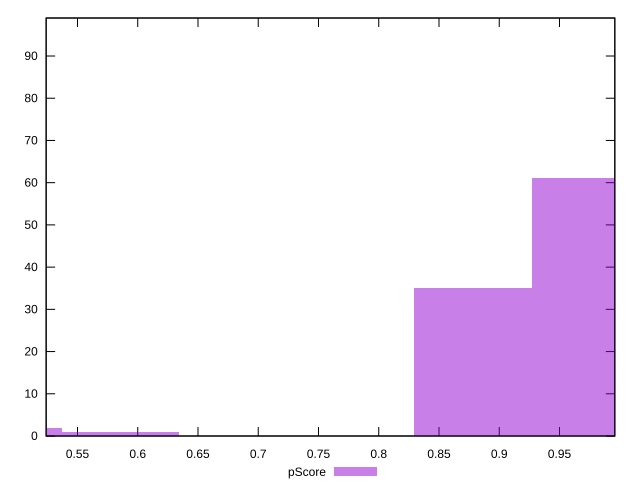

Generate this figure with gnuplot:
reset

$pScore <<EOF
0.5855603966227959 1
0.4879669971856632 2
0.8783405949341938 35
0.9759339943713264 61
EOF

set key outside below
set boxwidth 0.09759339943713265
set xrange [0.5239881933304036:0.9959086895152738]
set yrange [0:99]
set trange [0:99]
set style fill transparent solid 0.5 noborder
set terminal svg size 640, 490 enhanced background rgb 'white'
set output "report/report_00029_2021-02-24T13-36-40.390Z/mainthread-work-breakdown/samples/card/pScore/histogram.svg"

plot $pScore title "pScore" with boxes

reset
